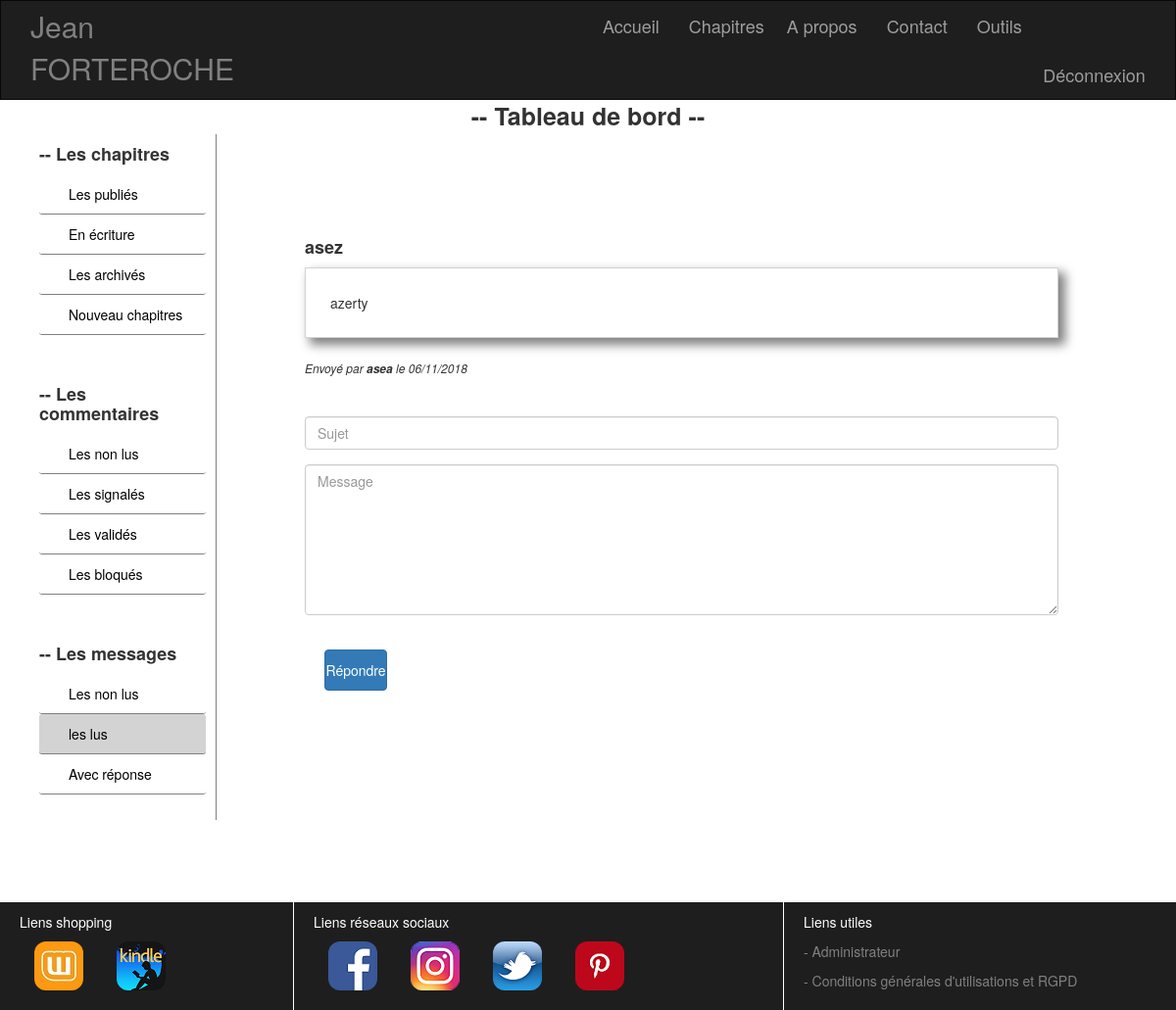
Page /index.php?callPage=dashboardDisplayOneMessage&stateMessage=1&idMessage=14 (signed in) on the committed database.
### tables this page shows
CREATE TABLE IF NOT EXISTS `message` (
  `id` int(11) NOT NULL AUTO_INCREMENT,
  `name` varchar(255) NOT NULL,
  `email` varchar(255) NOT NULL,
  `contentMessage` text NOT NULL,
  `stateMessage` int(1) NOT NULL,
  `publicationDate` datetime NOT NULL,
  PRIMARY KEY (`id`)
);

### view/BackOffice/model/modelMessage.php (called while the page is built, shortened)
<?php
require_once("./view/backOffice/model/modelLogBDD.php");
class modelMessage
{
    private $BDD;
    public function __construct()
    {
        $this->BDD = new BDD();
    }
    public function getDisplayOneMessage($idMessage)
    {
        $donneesDisplayOneMessage = $this->BDD->connexionBDD()->prepare('SELECT * FROM message WHERE id=:a');
        $donneesDisplayOneMessage->execute(array('a'=>$idMessage));
        $donneesDisplayOneMessage = $donneesDisplayOneMessage->fetch();
        return $donneesDisplayOneMessage;
    }
}

### view/BackOffice/model/modelLogBDD.php (called while the page is built)
<?php
class BDD
{
    public function connexionBDD()
    {
    return new PDO('mysql:host=localhost;dbname=projet_3', 'root', '');
    }
}

### view/message/viewDisplayOneMessage.php (the view, shortened to what this page needs)
<?php
    $dateFr = date("d/m/Y", strtotime($displayOneMessage['publicationDate']));
?>
    <div class="col-lg-12 sectionMessage">
        <h4><strong><?= $displayOneMessage['email'] ?></strong></h4>
        <div class="comment"><?= $displayOneMessage['contentMessage'] ?></div><br />
        <em class="autor">Envoyé par <strong><?= $displayOneMessage['name'] ?></strong> le <?= $dateFr ?></em><br/><br/><br/>
        <?php
        if ( $_GET['stateMessage'] == 0)
        { ?>
            <form action="./index.php?callPage=updateMessage&stateMessage=1&idMessage=<?= $displayOneMessage['id'] ?>" method="post">
                <button type="submit" id="submit" name="submit" class="btn btn-primary col-lg-1">Lu</button>
            </form>
            <?php
        }
        else
        {
            ?>
            <form action="./index.php?callPage=replyMessage" method="post">
                <div class="form-group">
                    <input type="text" class="form-control" id="subject" name="subject" placeholder="Sujet" required >
                </div>
                <div class="form-group">
                    <textarea class="form-control" type="textarea" name="contentReplyMessage" id="message" placeholder="Message" rows="7" required ></textarea>
                </div><br/>
                <button type="submit" id="submit" name="submit" class="btn btn-primary col-lg-1">Répondre</button>
            </form>
            <?php
        }
        ?>
    </div>

### css/cssBody.css (style rules this page uses)
[class*="col-"] { min-height: 100%; margin: 0; padding: 0; }
.row { margin: 0; padding: 0; }

### css/cssMiddlePage.css (style rules this page uses)
.autor { font-size: 12px; }
.comment { border: 1px solid lightgrey; padding: 25px; box-shadow: 6px 6px 10px 1px grey; }
.sectionMessage { margin: 30px 0; padding: 15px 80px; }
.btn { margin: 0 20px; padding: 10px 0; }

### rows in the picture
message: email "asez", contentMessage "azerty", name "asea", publicationDate "06/11/2018"
